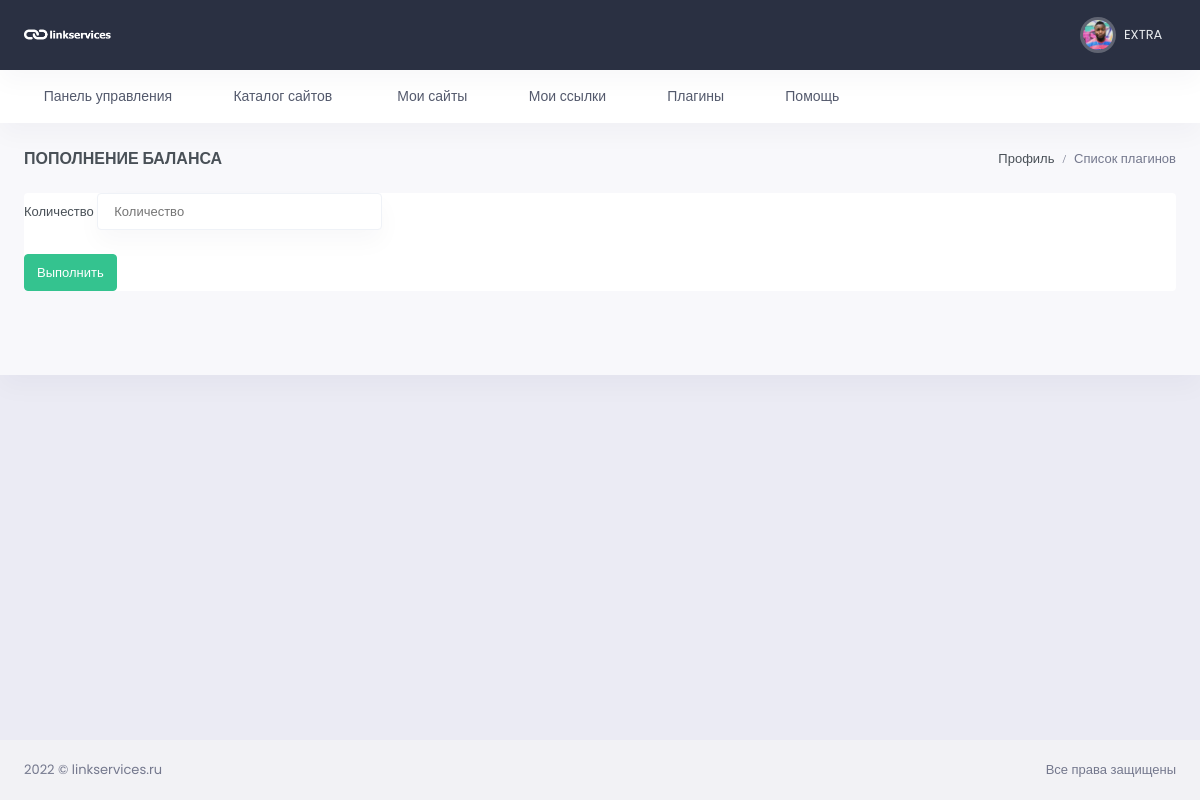
/transactions/deposit/ (signed in), run on the app's committed database.
### users/models.py (models this page shows, shortened)
class User(AbstractUser):
    email = models.EmailField(_("email address"), unique=True, )
    email_verify = models.BooleanField(default=False)
    USERNAME_FIELD = 'email'
    REQUIRED_FIELDS = ['username']
    class Meta:
        verbose_name = _("Пользователь")
        verbose_name_plural = _("Пользователи")
        ordering = ('-date_joined',)

class Profile(models.Model):
    user = models.OneToOneField(User, verbose_name="Пользователь",
                                related_name='profile', null=True, on_delete=models.CASCADE)
    chat_id = models.CharField(max_length=100, blank=True, null=True, verbose_name='Чат ID телеграмм')
    TOKEN = models.CharField(max_length=100, blank=True, null=True)
    wmz = models.CharField(max_length=200, blank=True, null=True, verbose_name='WMZ-кошелёк')
    ymoney = models.CharField(max_length=200, blank=True, null=True, verbose_name='ЮMoney-кошелёк')
    current_balance = models.PositiveIntegerField(default=0, blank=True, null=True, verbose_name="Текущий баланс")
    hold_balance = models.PositiveIntegerField(default=0, blank=True, null=True, verbose_name='На удержании')
    output_balance = models.PositiveIntegerField(default=0, blank=True, null=True, verbose_name='Ожидает вывода')
    name_telegram = models.CharField(blank=True, null=True, max_length=100, verbose_name='Телеграмм')
    avatar = models.ImageField(upload_to='avatar/%Y/%m/%d/', blank=True, null=True, verbose_name='Аватар')
    created = models.DateTimeField(auto_now_add=True, verbose_name='Создан')
    update = models.DateTimeField(auto_now=True, verbose_name='Обновлён')
    class Meta:
        verbose_name = 'Профиль пользователя'
        verbose_name_plural = 'Профили пользователей'

### transactions/views.py (the view, shortened to what this page needs)
# urls.py: path("deposit/", DepositMoneyView.as_view(), name="deposit_money"),
class DepositMoneyView(TransactionCreateMixin):
    form_class = DepositForm
    title = 'Пополнение баланса'
    def get_initial(self):
        initial = {'transaction_type': DEPOSIT}
        return initial

### transactions/forms.py (shortened to what this page needs)
class DepositForm(TransactionForm):
    """Пополнения баланса"""

### transactions/views.py (called while the page is built)
    def get_form_kwargs(self):
        kwargs = super().get_form_kwargs()
        kwargs.update({
            'account': self.request.user.profile
        })
        return kwargs

    def get_context_data(self, **kwargs):
        context = super().get_context_data(**kwargs)
        context.update({
            'title': self.title
        })
        return context

### transactions/templates/transactions/transaction_form.html (shortened to what this page needs)
{% extends 'base.html' %}
{% block content %}
<div id="layout-wrapper">
    <div class="main-content">
        <div class="page-content">
            <div class="container-fluid">
                <div class="row">
                    <div class="col-12">
                        <div class="page-title-box d-flex align-items-center justify-content-between">
                            <h4 class="mb-0 font-size-18">{% block head_title %}{{ title }}{% endblock %}</h4>
                            <div class="page-title-right">
                                <ol class="breadcrumb m-0">
                                    <li class="breadcrumb-item"><a href="{% url 'profile'  pk=user.id %}">Профиль</a></li>
                                    <li class="breadcrumb-item active">Список плагинов</li>
                                </ol>
                            </div>
                        </div>
                    </div>
                </div>
                <div class="row">
                    <div class="col-lg-12">
                        <form method="post" class="bg-white shadow-md rounded px-8 pt-6 pb-8 mb-4">
                            <div class="mb-4">
                                <label class="block text-gray-700 text-sm font-bold mb-2" for="amount">
                                    Количество
                                </label>
                                <input class="shadow appearance-none border rounded w-full py-2 px-3 text-gray-700 leading-tight border rounded-md border-gray-500 focus:outline-none focus:shadow-outline"
                                       name="amount" id="amount" type="number" required placeholder="Количество">
                            </div>
                            <button class="btn btn-success" type="submit">
                                Выполнить
                            </button>
                        </form>
                    </div>
                </div>
            </div>
        </div>
    </div>
</div>
{% endblock %}

### templates/inc/_header.html (shortened to what this page needs)
{% load static %}
<header id="page-topbar">
    <div class="navbar-header">
        <div class="d-flex">
            <div class="navbar-brand-box">
                <a href="{% url 'profile' pk=user.id %}" class="logo logo-light">
                    <span class="logo-lg">
                                    <img src="{% static '/images/logo-light.png' %}" alt="" height="19">
                                </span>
                </a>
            </div>
        </div>
        <div class="d-flex">
            <div class="dropdown d-none d-lg-inline-block ms-1">
                <button type="button" class="btn header-item noti-icon waves-effect"
                        data-bs-toggle="dropdown" aria-haspopup="true" aria-expanded="false">
                    <i class="bx bx-customize"></i>
                </button>
            </div>
            <div class="dropdown d-inline-block">
                <button type="button" class="btn header-item noti-icon waves-effect"
                        id="page-header-notifications-dropdown"
                        data-bs-toggle="dropdown" aria-haspopup="true" aria-expanded="false">
                    {% if user.profile.chat_id %}
                    <i class="bx bx-bell"></i>
                    {% else %}
                    <i class="bx bx-bell bx-tada"></i>
                    <span class="badge bg-danger rounded-pill">1</span>
                    {% endif %}
                </button>
            </div>
            <div class="dropdown d-inline-block">
                <button type="button" class="btn header-item waves-effect" id="page-header-user-dropdown"
                        data-bs-toggle="dropdown" aria-haspopup="true" aria-expanded="false">
                    <img class="rounded-circle header-profile-user"
                         src="{% if user.profile.avatar %}{{ user.profile.avatar.url }}{% else %}{% static '/images/favicon.ico' %}{% endif %}"
                     alt="Header Avatar">
                    <span class="d-none d-xl-inline-block ms-1" key="t-henry">{{ user.username }}</span>
                    <i class="mdi mdi-chevron-down d-none d-xl-inline-block"></i>
                </button>
            </div>
        </div>
    </div>
</header>
<div class="topnav">
    <div class="container-fluid">
        <nav class="navbar navbar-light navbar-expand-lg topnav-menu">
            <div class="collapse navbar-collapse" id="topnav-menu-content">
                <ul class="navbar-nav">
                    <li class="nav-item dropdown">
                        <a class="nav-link dropdown-toggle arrow-none" href="{% url 'profile' pk=user.id %}" id="topnav-dashboard"
                           role="button">
                            <i class="bx bx-home-circle me-2"></i><span key="t-dashboards">Панель управления</span>
                        </a>
                    </li>
                    <li class="nav-item dropdown">
                        <a class="nav-link dropdown-toggle arrow-none" href="{% url 'catalog' %}" id="topnav-dashboard"
                           role="button">
                            <i class="bx bx-home-circle me-2"></i><span key="t-dashboards">Каталог сайтов</span>
                        </a>
                    </li>
                    <li class="nav-item dropdown">
                        <a class="nav-link dropdown-toggle arrow-none" href="{% url 'my-sites' %}" id="topnav-uielement"
                           role="button">
                            <i class="bx bx-tone me-2"></i>
                            <span key="t-ui-elements">Мои сайты</span>
                        </a>
                    </li>
                    <li class="nav-item dropdown">
                        <a class="nav-link dropdown-toggle arrow-none" href="{% url 'my-links' %}" id="topnav-pages"
                           role="button">
                            <i class="bx bx-customize me-2"></i><span key="t-apps">Мои ссылки</span>
                        </a>
                    </li>
                    <li class="nav-item dropdown">
                        <a class="nav-link dropdown-toggle arrow-none" href="{% url 'plugins' %}" id="topnav-components"
                           role="button">
                            <i class="bx bx-collection me-2"></i><span key="t-components">Плагины</span>
                        </a>
                    </li>
                    <li class="nav-item dropdown">
                        <a class="nav-link dropdown-toggle arrow-none" href="{% url 'help' %}" id="topnav-more"
                           role="button">
                            <i class="bx bx-file me-2"></i><span key="t-extra-pages">Помощь</span>
                        </a>
                    </li>
                </ul>
            </div>
        </nav>
    </div>
</div>

### data on the page
User: avatar (picture), username "EXTRA"

### other printed values
{{ title }} "ПОПОЛНЕНИЕ БАЛАНСА"
